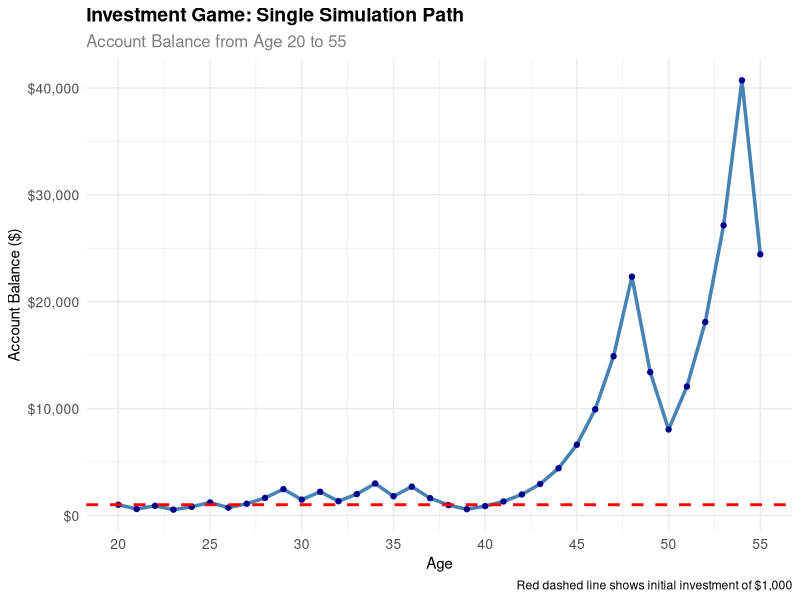
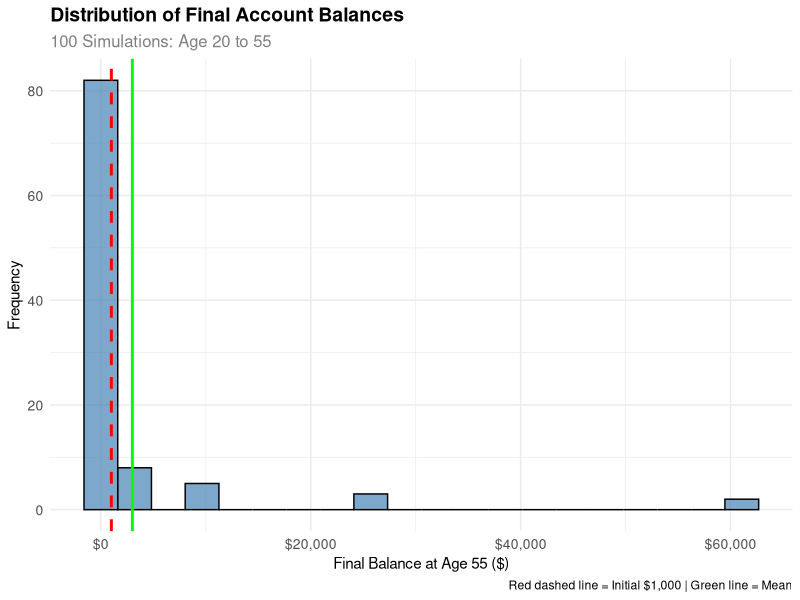
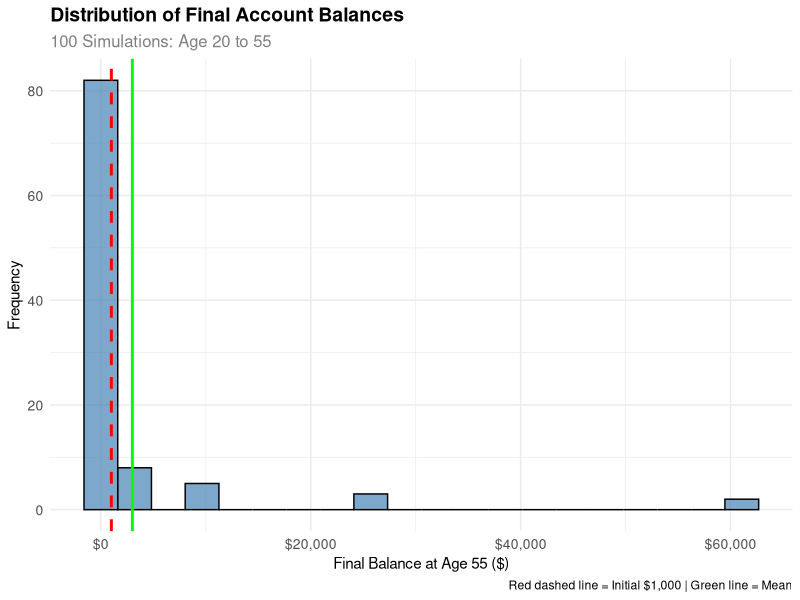

Write R code to recreate these figures, in order.
## ---- chunk 1
#| label: expected-value
#| echo: true

# Parameters for the original game
initial_balance <- 1000
heads_multiplier <- 1.5  # +50% gain
tails_multiplier <- 0.6  # -40% loss
probability_heads <- 0.5

# Calculate possible outcomes after 1 coin flip
heads_outcome <- initial_balance * heads_multiplier
tails_outcome <- initial_balance * tails_multiplier

# Calculate expected value
expected_value <- probability_heads * heads_outcome + (1 - probability_heads) * tails_outcome

# Display results
cat("Expected Value Analysis (1 coin flip):\n")
cat("=====================================\n")
cat("Initial balance: $", initial_balance, "\n", sep = "")
cat("Heads outcome (50% gain): $", heads_outcome, "\n", sep = "")
cat("Tails outcome (40% loss): $", tails_outcome, "\n", sep = "")
cat("Probability of heads: ", probability_heads, "\n", sep = "")
cat("Probability of tails: ", 1 - probability_heads, "\n", sep = "")
cat("\nExpected Value = P(Heads) × Heads_Outcome + P(Tails) × Tails_Outcome\n")
cat("Expected Value = ", probability_heads, " × $", heads_outcome, " + ", 1 - probability_heads, " × $", tails_outcome, "\n", sep = "")
cat("Expected Value = $", expected_value, "\n", sep = "")
cat("\nAnswer: The expected value after 1 coin flip is $", expected_value, "\n", sep = "")
## ---- chunk 2
#| label: expectation-reality
#| echo: true

# Use the same parameters from Question 1
initial_balance <- 1000
expected_value <- 1050  # From previous calculation

# Calculate the difference from initial balance
expected_difference <- expected_value - initial_balance
expected_return_percent <- (expected_difference / initial_balance) * 100

# Analysis
cat("Expectation vs. Reality Analysis:\n")
cat("===============================\n")
cat("Initial balance: $", initial_balance, "\n", sep = "")
cat("Expected value after 1 flip: $", expected_value, "\n", sep = "")
cat("Expected difference: $", expected_difference, "\n", sep = "")
cat("Expected return: ", expected_return_percent, "%\n", sep = "")
cat("\n")

# Determine if positive or negative
if (expected_difference > 0) {
  cat("✓ The expected value is POSITIVE\n")
  cat("✓ You expect your account to be worth MORE than $1,000\n")
  cat("✓ Expected gain: $", expected_difference, " (", expected_return_percent, "%)\n", sep = "")
} else if (expected_difference < 0) {
  cat("✗ The expected value is NEGATIVE\n")
  cat("✗ You expect your account to be worth LESS than $1,000\n")
  cat("✗ Expected loss: $", abs(expected_difference), " (", abs(expected_return_percent), "%)\n", sep = "")
} else {
  cat("= The expected value is ZERO\n")
  cat("= You expect your account to be worth the SAME as $1,000\n")
}

cat("\nKey Insight:\n")
cat("The positive expected value suggests this game is theoretically favorable.\n")
cat("However, this is just the average outcome - your actual result could be very different!\n")
## ---- chunk 3
#| label: single-simulation
#| echo: true

# Set seed for reproducibility
set.seed(123)

# Parameters
initial_balance <- 1000
heads_multiplier <- 1.5  # +50% gain
tails_multiplier <- 0.6  # -40% loss
n_years <- 35  # Assuming you start at age 20, play until 55

# Function to simulate one complete game
simulate_investment_game <- function(initial, years, heads_mult, tails_mult) {
  balance <- initial
  balance_history <- numeric(years + 1)
  balance_history[1] <- initial
  
  for (year in 1:years) {
    # Flip coin (1 = heads, 0 = tails)
    coin_flip <- rbinom(1, 1, 0.5)
    
    if (coin_flip == 1) {
      # Heads: gain 50%
      balance <- balance * heads_mult
    } else {
      # Tails: lose 40%
      balance <- balance * tails_mult
    }
    
    balance_history[year + 1] <- balance
  }
  
  return(balance_history)
}

# Run single simulation
simulation_result <- simulate_investment_game(initial_balance, n_years, heads_multiplier, tails_multiplier)

# Create data frame for plotting
simulation_data <- data.frame(
  year = 0:n_years,
  age = 20:(20 + n_years),
  balance = simulation_result
)

# Display key results
cat("Single Simulation Results:\n")
cat("========================\n")
cat("Initial balance (age 20): $", initial_balance, "\n", sep = "")
cat("Final balance (age 55): $", round(simulation_result[length(simulation_result)], 2), "\n", sep = "")
cat("Total return: $", round(simulation_result[length(simulation_result)] - initial_balance, 2), "\n", sep = "")
cat("Total return %: ", round(((simulation_result[length(simulation_result)] / initial_balance) - 1) * 100, 2), "%\n", sep = "")
cat("Maximum balance reached: $", round(max(simulation_result), 2), "\n", sep = "")
cat("Minimum balance reached: $", round(min(simulation_result), 2), "\n", sep = "")

# Create the plot
library(ggplot2)

ggplot(simulation_data, aes(x = age, y = balance)) +
  geom_line(color = "steelblue", linewidth = 1.2) +
  geom_point(color = "darkblue", size = 1.5) +
  geom_hline(yintercept = initial_balance, color = "red", linetype = "dashed", linewidth = 1) +
  labs(
    title = "Investment Game: Single Simulation Path",
    subtitle = "Account Balance from Age 20 to 55",
    x = "Age",
    y = "Account Balance ($)",
    caption = "Red dashed line shows initial investment of $1,000"
  ) +
  scale_y_continuous(labels = scales::dollar_format()) +
  theme_minimal() +
  theme(
    plot.title = element_text(size = 14, face = "bold"),
    plot.subtitle = element_text(size = 12, color = "gray50"),
    axis.text = element_text(size = 10),
    axis.title = element_text(size = 11)
  ) +
  scale_x_continuous(breaks = seq(20, 55, 5))

# Show first few and last few years
cat("\nFirst 10 years:\n")
print(simulation_data[1:11, c("age", "balance")])

cat("\nLast 10 years:\n")
print(simulation_data[(nrow(simulation_data)-9):nrow(simulation_data), c("age", "balance")])
## ---- chunk 4
#| label: multiple-simulations
#| echo: true

# Set seed for reproducibility
set.seed(123)

# Parameters
initial_balance <- 1000
heads_multiplier <- 1.5  # +50% gain
tails_multiplier <- 0.6  # -40% loss
n_years <- 35  # Age 20 to 55
n_simulations <- 100

# Function to simulate one complete game (same as Question 3)
simulate_investment_game <- function(initial, years, heads_mult, tails_mult) {
  balance <- initial
  for (year in 1:years) {
    coin_flip <- rbinom(1, 1, 0.5)
    if (coin_flip == 1) {
      balance <- balance * heads_mult
    } else {
      balance <- balance * tails_mult
    }
  }
  return(balance)
}

# Run 100 simulations
cat("Running 100 simulations...\n")
final_balances <- replicate(n_simulations, 
  simulate_investment_game(initial_balance, n_years, heads_multiplier, tails_multiplier))

# Create data frame for analysis
simulation_results <- data.frame(
  simulation = 1:n_simulations,
  final_balance = final_balances
)

# Calculate summary statistics
mean_balance <- mean(final_balances)
median_balance <- median(final_balances)
sd_balance <- sd(final_balances)
min_balance <- min(final_balances)
max_balance <- max(final_balances)
prob_above_initial <- mean(final_balances > initial_balance)
prob_above_10000 <- mean(final_balances > 10000)

# Display summary statistics
cat("\n100 Simulations Summary:\n")
cat("========================\n")
cat("Mean final balance: $", round(mean_balance, 2), "\n", sep = "")
cat("Median final balance: $", round(median_balance, 2), "\n", sep = "")
cat("Standard deviation: $", round(sd_balance, 2), "\n", sep = "")
cat("Minimum balance: $", round(min_balance, 2), "\n", sep = "")
cat("Maximum balance: $", round(max_balance, 2), "\n", sep = "")
cat("Probability above $1,000: ", round(prob_above_initial * 100, 1), "%\n", sep = "")
cat("Probability above $10,000: ", round(prob_above_10000 * 100, 1), "%\n", sep = "")

# Create probability distribution plot
library(ggplot2)

# Create the plot
p <- ggplot(simulation_results, aes(x = final_balance)) +
  geom_histogram(bins = 20, fill = "steelblue", alpha = 0.7, color = "black") +
  geom_vline(xintercept = initial_balance, color = "red", linetype = "dashed", linewidth = 1) +
  geom_vline(xintercept = mean_balance, color = "green", linetype = "solid", linewidth = 1) +
  labs(
    title = "Distribution of Final Account Balances",
    subtitle = "100 Simulations: Age 20 to 55",
    x = "Final Balance at Age 55 ($)",
    y = "Frequency",
    caption = "Red dashed line = Initial $1,000 | Green line = Mean"
  ) +
  scale_x_continuous(labels = scales::dollar_format()) +
  theme_minimal() +
  theme(
    plot.title = element_text(size = 14, face = "bold"),
    plot.subtitle = element_text(size = 12, color = "gray50"),
    axis.text = element_text(size = 10),
    axis.title = element_text(size = 11)
  )

# Display the plot
print(p)

# Save the plot to the project folder
ggsave("originally.png", plot = p, width = 10, height = 6, dpi = 300)
cat("\nPlot saved as 'originally.png' in the project folder\n")

# Show distribution of results
cat("\nDistribution of Final Balances:\n")
cat("==============================\n")
cat("$0 - $100: ", sum(final_balances < 100), " simulations\n", sep = "")
cat("$100 - $1,000: ", sum(final_balances >= 100 & final_balances < 1000), " simulations\n", sep = "")
cat("$1,000 - $10,000: ", sum(final_balances >= 1000 & final_balances < 10000), " simulations\n", sep = "")
cat("$10,000 - $100,000: ", sum(final_balances >= 10000 & final_balances < 100000), " simulations\n", sep = "")
cat("$100,000+: ", sum(final_balances >= 100000), " simulations\n", sep = "")
## ---- chunk 5
#| label: probability-analysis
#| echo: true

# Your code here
## ---- chunk 6
#| label: strategy-comparison
#| echo: true

# Your code here
